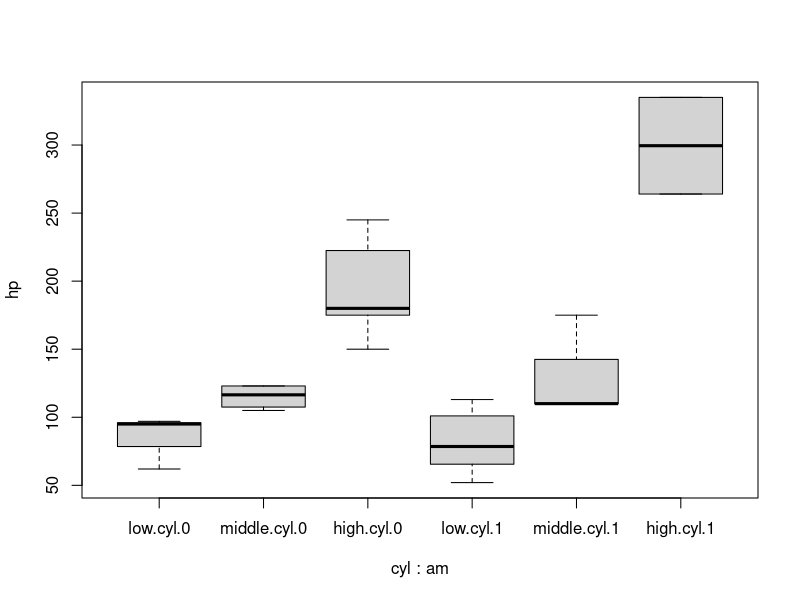
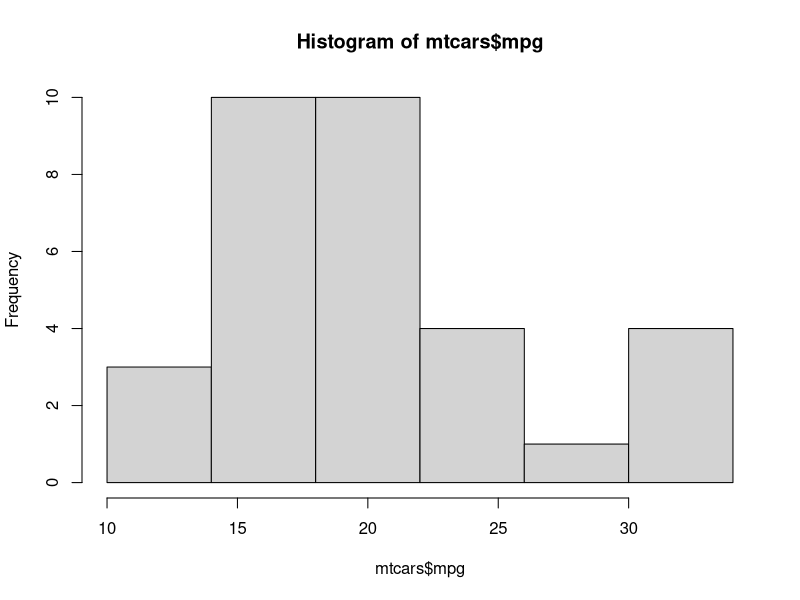
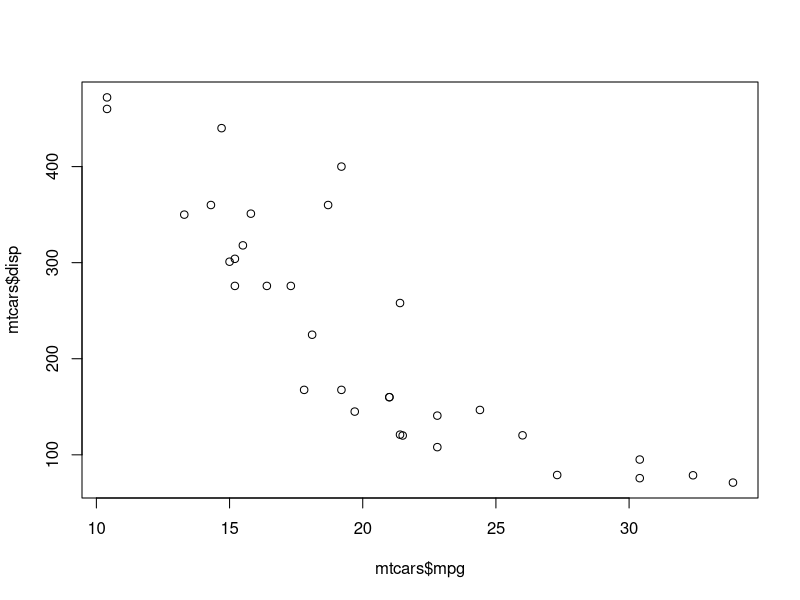
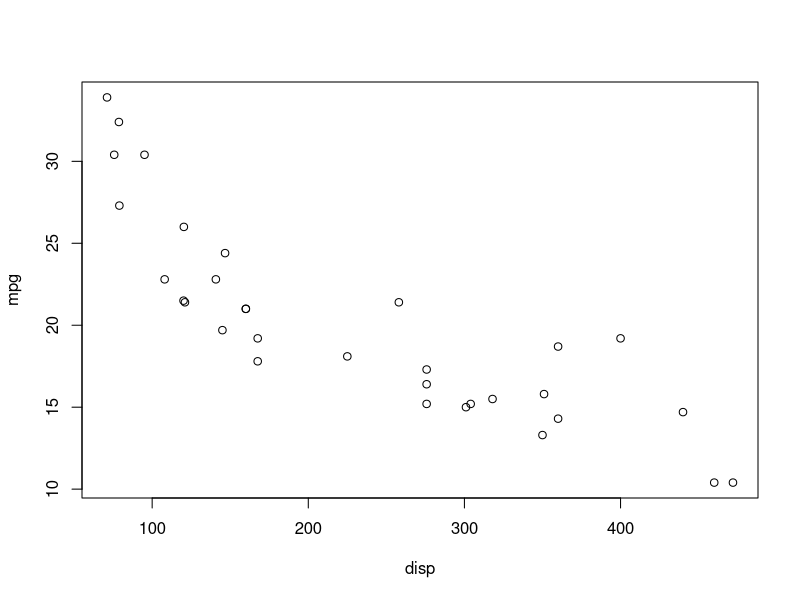
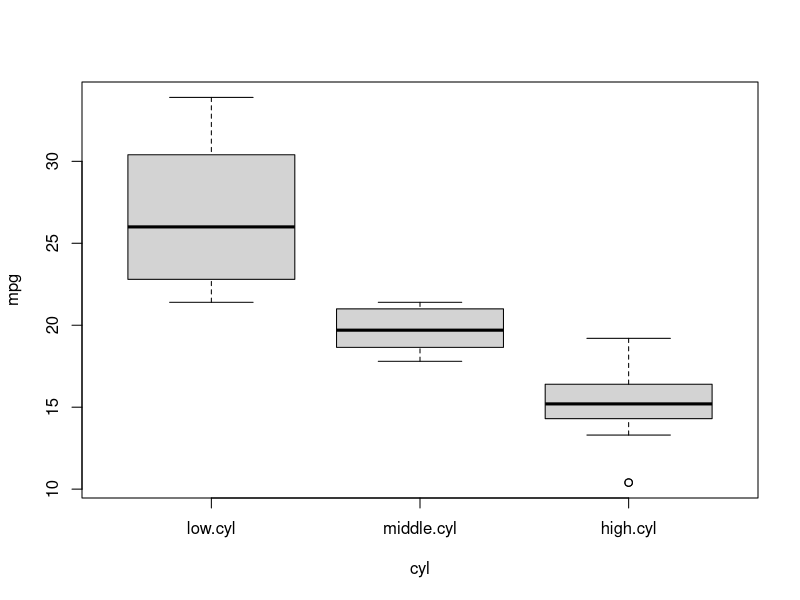
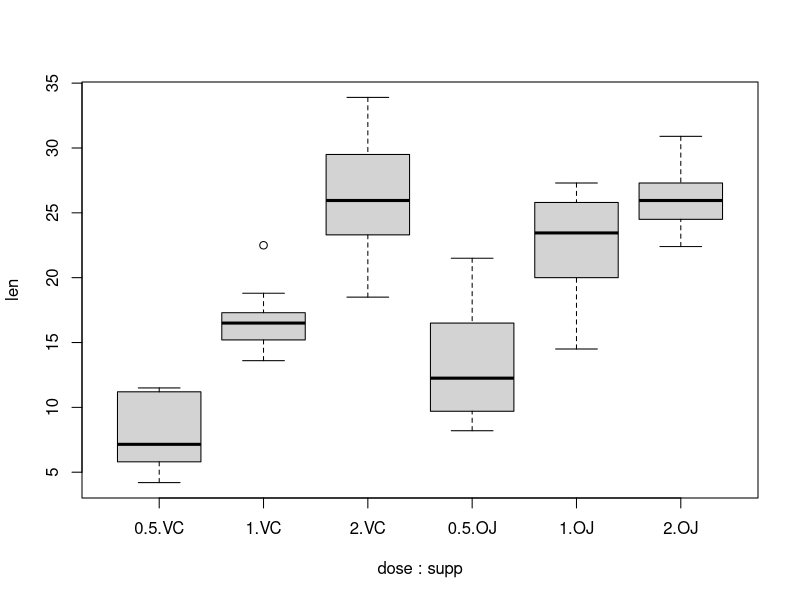
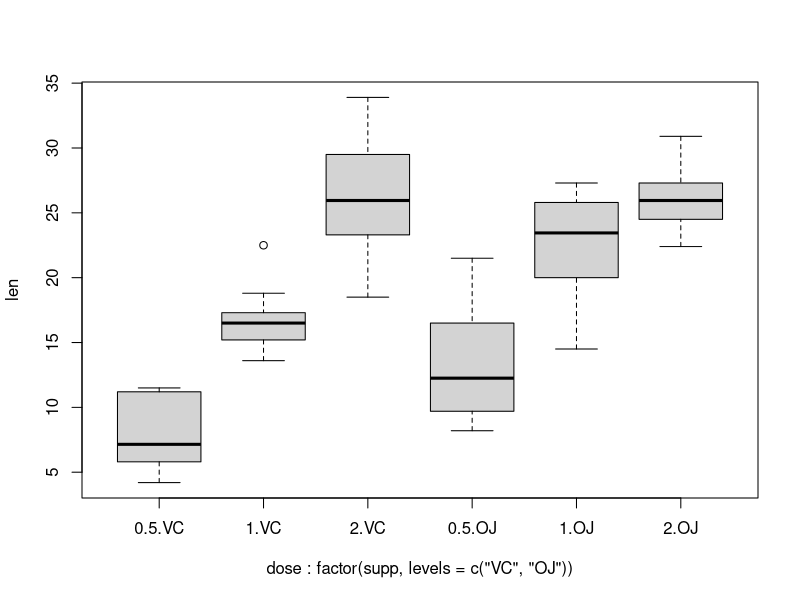
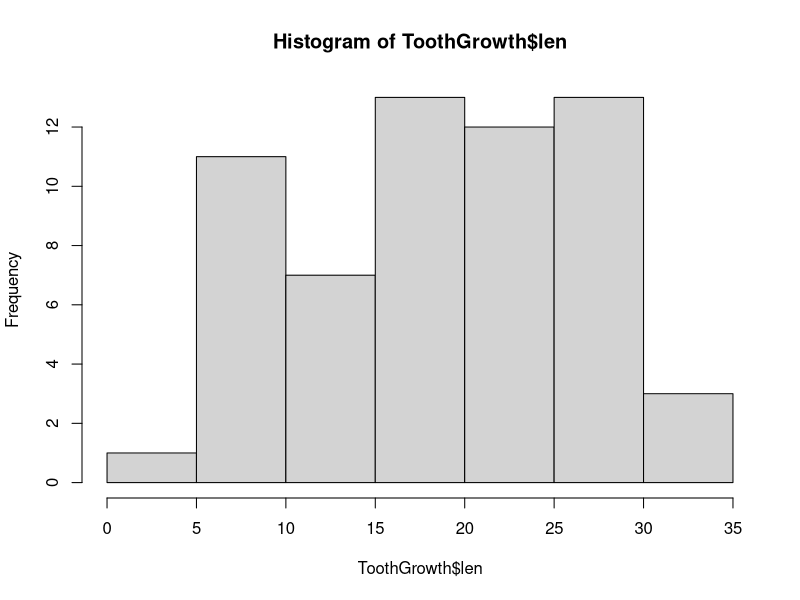

The R script that drew these images, in order:
install.packages("tidyverse")
library(tidyverse)

neutro <- read.csv("neutrophils.csv", header = FALSE)
neutro
colnames(neutro) <- c("TypeA", "TypeB", "TypeC", "TypeD")
colnames.neutro <- colnames(neutro)
class(colnames.neutro)

data(mtcars)
head(mtcars)

data(mtcars)
mtcars$cyl <- factor(mtcars$cyl, 
                     levels = c("4", "6", "8"),
                     labels = c("low.cyl", "middle.cyl", "high.cyl"))
class(mtcars$cyl)
mtcars$cyl

mtcars$cyl
head(mtcars)
boxplot(hp ~ cyl*am, data = mtcars)

mtcars[,1]

sum(mtcars$hp)
mean(mtcars$hp)
sd(mtcars$hp)
data(mtcars)
head(mtcars)


#







hist(mtcars$mpg, breaks = seq(10, 34, by=4))
plot(mtcars$mpg, mtcars$disp, data=mtcars)
plot(mpg~ disp, data=mtcars)
plot(mpg~ cyl, data=mtcars)

xtabs(~ cyl, data=mtcars)
aggregate(hp ~cyl, data=mtcars, mean)
head(mtcars)
xtabs(~ am + cyl, data=mtcars)
prop.table(xtabs(~am + cyl, data=mtcars), margin = 2)




#Practical 2 rehearsal

head(ToothGrowth)
dim(ToothGrowth)
xtabs(~ dose, data=ToothGrowth)
xtabs(~ dose + supp, data=ToothGrowth)
xtabs(~supp, data=ToothGrowth)
prop.table(xtabs(~dose + supp, data=ToothGrowth), margin = NULL)
?aggregate
aggregate(len ~ dose, data=ToothGrowth, min)
aggregate(len ~ dose + supp, data=ToothGrowth, mean)
ToothGrowth$supp <- factor(ToothGrowth$supp, levels = c("VC", "OJ"))
boxplot(len ~dose*supp, data=ToothGrowth)
data("ToothGrowth")

boxplot(len ~ dose*factor(supp, levels = c("VC", "OJ")), data=ToothGrowth)
hist(ToothGrowth$len, breaks = 10)

#Practical 3 rehearsal
films <- read.csv("films.csv")
head(films)
films <- films |> 
  select(-X)
which(colnames(films) == "originalTitle")
colnames(films)[which(colnames(films) == "originalTitle")] <- "Title"
colnames(films)
dim(films)
sbst.films <- films %>%
  select("tconst", "averageRating", "numVotes", "titleType",
         "primaryTitle", "startYear", "genres")
head(sbst.films)
dim(sbst.films) 
unique(sbst.films$titleType)
summary(sbst.films$averageRating[sbst.films$titleType == "tvMovie"])

movies.only <- sbst.films[sbst.films$titleType == "movie",]
head(movies.only)
pop.movies.only <- movies.only %>%
  subset(subset = averageRating > 7.5 & numVotes > 100)
dim(pop.movies.only)
dim(pop.movies.only)

#practical 4 rehearsal
#Question
